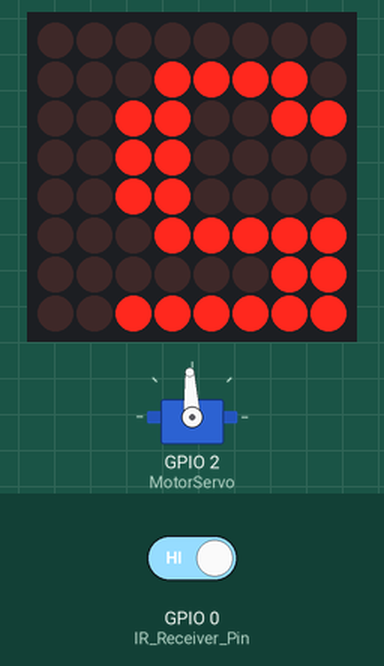
A sketch run on a simulated ESP32. Parts: servo, 8×8 LED matrix. Wiring (inferred from the names in the program): MAX7219 LED driver (orientation assumed): data GPIO 12; clock GPIO 14; CS GPIO 13. The test bench sets the inputs (shaded band); at power-on: GPIO 0 (IR_Receiver_Pin) HIGH. Servo pulses on a pin are drawn as a servo (544–2400 µs = 0–180°); the audio player accepts every command and is not drawn.

Above: at 0.1 s.

The sketch:

ESP32CAM_MotorShieldV3_BattleTower_V100.ino
```cpp
// 最後編輯 2022-3-20 by ShinWei Chiou
// 初版

// 最後編輯 2022-6-10 by ShinWei Chiou
// Disable brownout detector

/*
  Board: ESP32 Wrover Module
  Upload Speed: 115200
  Flash Frequency: 80MHz
  Flash Mode: QIO
  Partition Scheme: Huge APP (3MB No OTA/1MB SPIFFS)

  ESP32-CAM Motor Shield V3.0
  MAX7219 CLK : P14 , CS : P13 , DIN : P12
  Servo : P2
  IR Receiver : P0

  DFRobot DFPlayer Mini : GND VCC TX
  https://github.com/DFRobot/DFRobotDFPlayerMini
  <https://www.dfrobot.com/product-1121.html>
*/

#include "soc/soc.h"
#include "soc/rtc_cntl_reg.h"

#include <HardwareSerial.h>
#include <DFRobotDFPlayerMini.h>
HardwareSerial mySerial(1);
DFRobotDFPlayerMini myDFPlayer;

// IR
#define IR_Receiver_Pin 0
int IR_Value = 0;

// Servo
#define MotorServo      2
#define MotorSChannel   1

// MAX7219 8x8 Dot Matrices
#define MAX7219_CLK_Pin  14
#define MAX7219_CS_Pin   13
#define MAX7219_DIN_Pin  12

// MAX7219 address map
#define MAX7219_DECODE_REG      (0x09)
#define MAX7219_INTENSITY_REG   (0x0A)
#define MAX7219_SCANLIMIT_REG   (0x0B)
#define MAX7219_SHUTDOWN_REG    (0X0C)
#define MAX7219_DISPLAYTEST_REG (0x0F)
#define MAX7219_DIGIT_REG(pos)  ((pos) + 1)
#define MAX7219_COLUMN_REG(pos) MAX7219_DIGIT_REG(pos)

// shutdown mode
#define MAX7219_OFF             (0x0)
#define MAX7219_ON              (0x1)

// number of columns of the display matrx
#define NUM_OF_COLUMNS  (8)

// for each character bitmap, it consumes bytes
#define BYTE_PER_MAP    (8)

unsigned int char_index = 5;
unsigned int rsset_index = 0;

// matrix pattern
const byte char_pattern[] =
{
  0x00, 0x3E, 0x67, 0x6F, 0x7B, 0x73, 0x63, 0x3E, // 0
  0x00, 0x3F, 0x0C, 0x0C, 0x0C, 0x0C, 0x0E, 0x0C, // 1
  0x00, 0x3F, 0x33, 0x06, 0x1C, 0x30, 0x33, 0x1E, // 2
  0x00, 0x1E, 0x33, 0x30, 0x1C, 0x30, 0x33, 0x1E, // 3
  0x00, 0x78, 0x30, 0x7F, 0x33, 0x36, 0x3C, 0x38, // 4

  0x00, 0x1E, 0x33, 0x30, 0x30, 0x1F, 0x03, 0x3F, // 5
  0x00, 0x1E, 0x33, 0x33, 0x1F, 0x03, 0x06, 0x1C, // 6
  0x00, 0x0C, 0x0C, 0x0C, 0x18, 0x30, 0x33, 0x3F, // 7
  0x00, 0x1E, 0x33, 0x33, 0x1E, 0x33, 0x33, 0x1E, // 8
  0x00, 0x0E, 0x18, 0x30, 0x3E, 0x33, 0x33, 0x1E, // 9

  //  0x00, 0x33, 0x33, 0x3F, 0x33, 0x33, 0x1E, 0x0C, // A
  //  0x00, 0x3F, 0x66, 0x66, 0x3E, 0x66, 0x66, 0x3F, // B
  //  0x00, 0x3C, 0x66, 0x03, 0x03, 0x03, 0x66, 0x3C, // C
  //  0x00, 0x1F, 0x36, 0x66, 0x66, 0x66, 0x36, 0x1F, // D
  //  0x00, 0x7F, 0x46, 0x16, 0x1E, 0x16, 0x46, 0x7F, // E
  //  0x00, 0x0F, 0x06, 0x16, 0x1E, 0x16, 0x46, 0x7F, // F

  0x00, 0x63, 0x36, 0x1C, 0x1C, 0x36, 0x63, 0x63, // X
  0x00, 0x1C, 0x36, 0x63, 0x63, 0x63, 0x36, 0x1C, // O

  0xFF, 0xFF, 0xFF, 0xFF, 0xFF, 0xFF, 0xFF, 0xFF, // Full
  0x00, 0x00, 0x00, 0x00, 0x00, 0x00, 0x00, 0x00  // space
};

#define DISPLAY_STR_LENGTH  (sizeof(char_pattern) / BYTE_PER_MAP)

void Set_MAX7219_register(byte address, byte value)
{
  digitalWrite(MAX7219_CS_Pin, LOW);
  shiftOut(MAX7219_DIN_Pin, MAX7219_CLK_Pin, MSBFIRST, address);
  shiftOut(MAX7219_DIN_Pin, MAX7219_CLK_Pin, MSBFIRST, value);
  digitalWrite(MAX7219_CS_Pin, HIGH);
}

void Clear_MAX7219_matrix()
{
  // clear the dot matrix
  for (int i = 0; i < NUM_OF_COLUMNS; i++)
  {
    Set_MAX7219_register(MAX7219_COLUMN_REG(i), B00000000);
  }
}

void Initialize_MAX2719()
{
  // disable test mode.
  Set_MAX7219_register(MAX7219_DISPLAYTEST_REG, MAX7219_OFF);

  // set medium intensity.
  Set_MAX7219_register(MAX7219_INTENSITY_REG, 0x1);

  // turn off display.
  Set_MAX7219_register(MAX7219_SHUTDOWN_REG, MAX7219_OFF);

  // drive 8 digits.
  Set_MAX7219_register(MAX7219_SCANLIMIT_REG, 7);

  // no decode mode for all positions.
  Set_MAX7219_register(MAX7219_DECODE_REG, B00000000);

  // clear matrix display
  Clear_MAX7219_matrix();
}

void Display_MAX2719()
{
  // turn off display first
  Set_MAX7219_register(MAX7219_SHUTDOWN_REG, MAX7219_OFF);

  // display one bitmap
  for (int i = 0; i < BYTE_PER_MAP; i++)
  {
    // starting from column
    Set_MAX7219_register(MAX7219_COLUMN_REG(i), char_pattern[char_index * BYTE_PER_MAP + i]);
  }

  // turn on display
  Set_MAX7219_register(MAX7219_SHUTDOWN_REG, MAX7219_ON);
}

// Regarding the Datasheet of SG90 Servo, PWM Period is 20ms and Duty is 1->2ms
void servo_angle(int channel, int angle)
{
  int SERVO_RESOLUTION = 16;
  float range = (pow(2, SERVO_RESOLUTION) - 1) / 10;
  float minDuty = (pow(2, SERVO_RESOLUTION) - 1) / 40;

  uint32_t duty = (range) * (float)angle / 180.0 + minDuty;
  ledcWrite(channel, duty);
  delay(30);
}

/*------------------------------------------------------------*/
void setup()
{
  // Disable brownout detector
  WRITE_PERI_REG(RTC_CNTL_BROWN_OUT_REG, 0);

  // Initialize serial communications at 9600 bps:
  Serial.begin(9600);

  // MAX7219 PIN Set
  pinMode(MAX7219_CLK_Pin, OUTPUT);
  pinMode(MAX7219_CS_Pin, OUTPUT);
  pinMode(MAX7219_DIN_Pin, OUTPUT);

  // IR PIN Set
  pinMode(IR_Receiver_Pin, INPUT);

  // 設定 Servo Channel
  ledcSetup(MotorSChannel, 50, 16);
  ledcAttachPin(MotorServo, MotorSChannel);
  servo_angle(MotorSChannel, 90);

  // Initialize MAX2719 states
  Initialize_MAX2719();
  Display_MAX2719();

  // 將 Serial Port 設定給 DFplayer 使用
  mySerial.begin(9600, SERIAL_8N1, 3, 1); // begin(9600, SERIAL_8N1, RXD, TXD)
  myDFPlayer.begin(mySerial);
  myDFPlayer.volume(30);
  myDFPlayer.playMp3Folder(15);
}


/*------------------------------------------------------------*/
void loop()
{
  //--------------- IR Battle System ---------------
  if (digitalRead(IR_Receiver_Pin) == LOW)
  {
    IR_Value = pulseIn(IR_Receiver_Pin, LOW);

    if ( IR_Value >= 2700 && IR_Value <= 3400 )
    {
      if (char_index >= 10)
      {
        rsset_index++;

        if (rsset_index >= 4)
        {
          char_index = 6;
          rsset_index = 0;
          Display_MAX2719();
        }
      }
      else if (char_index >= 2)
      {
        char_index--;
        Display_MAX2719();

        myDFPlayer.playMp3Folder(2);

        servo_angle(MotorSChannel, 110);
        delay (500);
        servo_angle(MotorSChannel, 70);
        delay (500);
        servo_angle(MotorSChannel, 90);
      }
      else
      {
        char_index = 10;
        Display_MAX2719();

        myDFPlayer.playMp3Folder(1);

        servo_angle(MotorSChannel, 170);
        delay (5000);
      }
    }
  }
}
```
